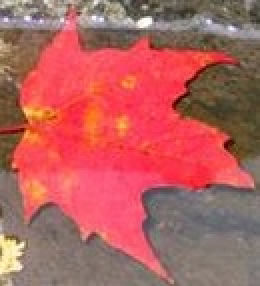
%> input picture test_images/leaf1.jpg, 130 x 143 px (shown 2 times larger)
$ octave salient_FT.m   (GNU Octave 9; MATLAB toolbox functions it lacks are replaced by stand-ins)
%> lines starting %> are read from the running program, lines starting %| are printed output that depends on the picture
close all
clear
clc

imgname = 'test_images/leaf1.jpg';
img = imread(imgname);
%> img is the input picture: size 143x130x3 uint8; mean R, G, B 179, 96.5, 94

% gaussian filter
img = imfilter(img, fspecial('gaussian', 3, 3), 'symmetric', 'conv');
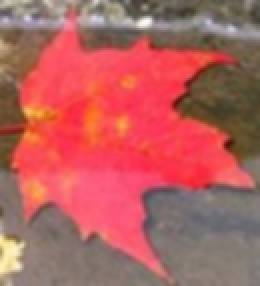
%> img: size 143x130x3 uint8 (shown 2 times larger); mean R, G, B 179, 96.5, 94; mean of the top-left, top-right, bottom-left and bottom-right quarters 128.7, 105.8, 135.6, 122.2

% rgb2lab
lab = rgb2lab(img); % default D65
%> lab: size 143x130x3 double; mean of channels 1, 2, 3 52.2, 30.6, 19

% Compute Lab average values
l = double(lab(:,:,1)); lm = mean(mean(l));
%> after `l = double(lab(:,:,1))`:
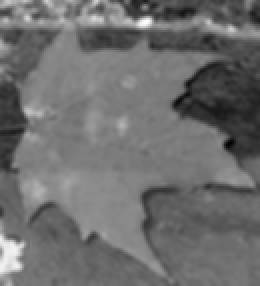
%> l: size 143x130 double (shown 2 times larger); min 16.7, max 98.89, mean 52.2; drawn with min black and max white
%> after `lm = mean(mean(l))`: lm = 52.2
a = double(lab(:,:,2)); am = mean(mean(a));
%> after `a = double(lab(:,:,2))`:
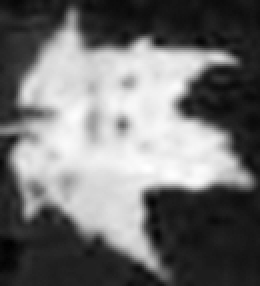
%> a: size 143x130 double (shown 2 times larger); min -6.17, max 76.38, mean 30.6; drawn with min black and max white
%> after `am = mean(mean(a))`: am = 30.62
b = double(lab(:,:,3)); bm = mean(mean(b));
%> after `b = double(lab(:,:,3))`:
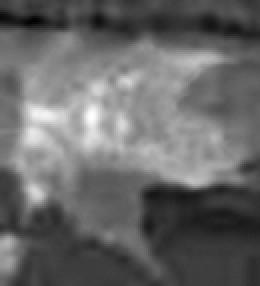
%> b: size 143x130 double (shown 2 times larger); min -12.82, max 65.11, mean 19; drawn with min black and max white
%> after `bm = mean(mean(b))`: bm = 19.01

% Finally compute the saliency map and display it.
sm_distance = (l-lm).^2 + (a-am).^2 + (b-bm).^2;
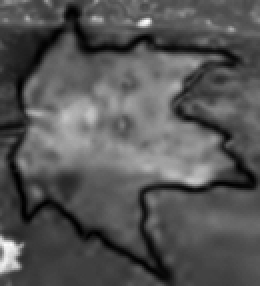
%> sm_distance: size 143x130 double (shown 2 times larger); min 6.24, max 3418.5, mean 1154.3; drawn with min black and max white
sm=im2uint8(mat2gray(sm_distance));
imshow(sm,[]);

$ run again, with test_images/10545.jpg copied over test_images/leaf1.jpg
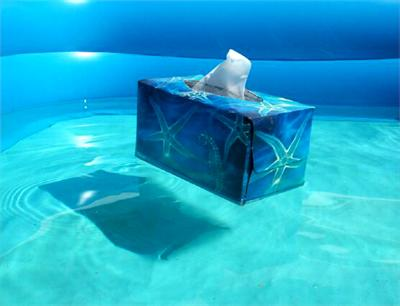
%> input picture test_images/10545.jpg, 400 x 306 px
%> img is the input picture: size 306x400x3 uint8; mean R, G, B 31.6, 172.8, 206.9
%> lab: size 306x400x3 double; mean of channels 1, 2, 3 65.2, -21.2, -27.4
%> lm = 65.18
%> am = -21.23
%> `b = double(lab(:,:,3))`:
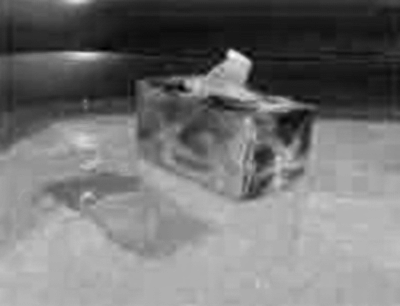
%> b: size 306x400 double; min -55.92, max 6.34, mean -27.39; drawn with min black and max white
%> bm = -27.39
%> `sm_distance = (l-lm).^2 + (a-am).^2 + (b-bm).^2;`:
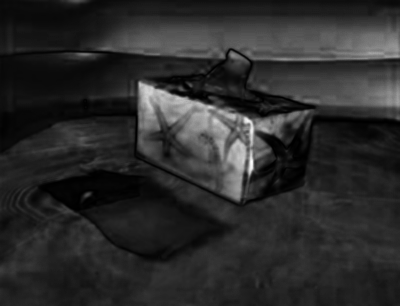
%> sm_distance: size 306x400 double; min 0.195, max 5009.9, mean 856.5; drawn with min black and max white

$ run again, with test_images/11881.jpg copied over test_images/leaf1.jpg
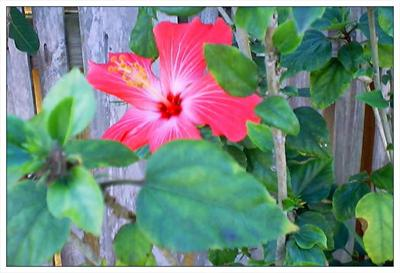
%> input picture test_images/11881.jpg, 400 x 273 px
%> img is the input picture: size 273x400x3 uint8; mean R, G, B 118.9, 138.2, 128
%> lab: size 273x400x3 double; mean of channels 1, 2, 3 56.9, -8.1, 5.6
%> lm = 56.91
%> am = -8.07
%> `b = double(lab(:,:,3))`:
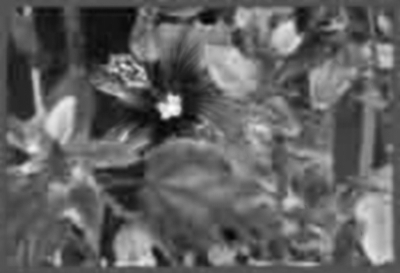
%> b: size 273x400 double; min -32.14, max 65.83, mean 5.6; drawn with min black and max white
%> bm = 5.62
%> `sm_distance = (l-lm).^2 + (a-am).^2 + (b-bm).^2;`:
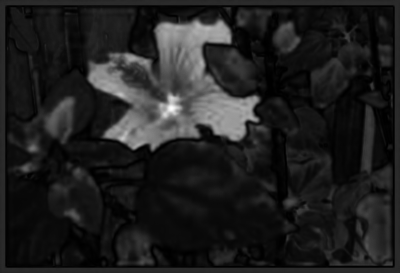
%> sm_distance: size 273x400 double; min 0.37, max 11285.6, mean 1426.8; drawn with min black and max white
